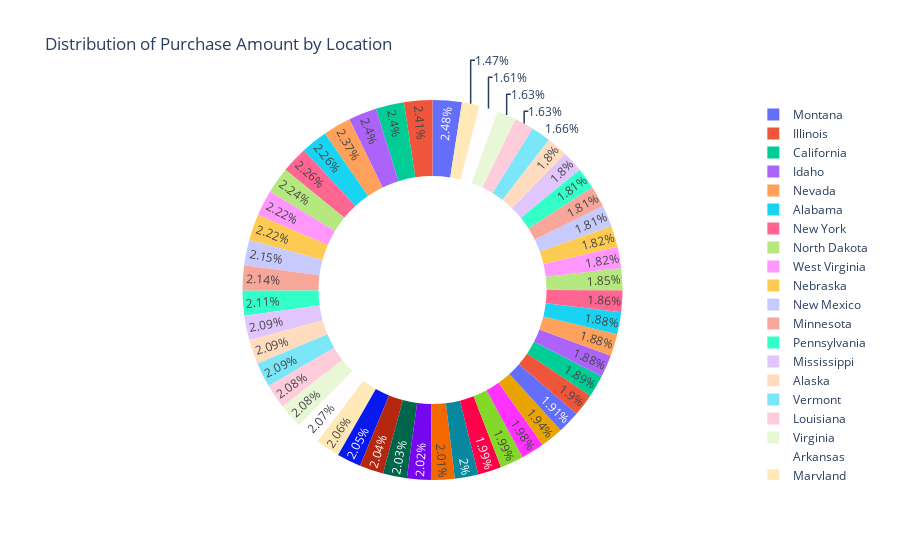

The cell this chart's notebook holds for it:
### Code cell
import plotly.graph_objects as go
df_agg = df_sales_loc.groupby("Location")["Purchase Amount (USD)"].sum().reset_index()
fig = go.Figure(data=[go.Pie(labels=df_agg["Location"], values=df_agg["Purchase Amount (USD)"], hole=0.6)])
fig.update_layout(title="Distribution of Purchase Amount by Location")
fig.show()

### Figure 1 — Plotly figure (JSON) as saved in the notebook; plotly's stock layout.template omitted (floating-point values rounded to 4 significant figures)
{"data": [{"hole": 0.6, "labels": ["Alabama", "Alaska", "Arizona", "Arkansas", "California", "Colorado", "Connecticut", "Delaware", "Florida", "Georgia", "Hawaii", "Idaho", "Illinois", "Indiana", "Iowa", "Kansas", "Kentucky", "Louisiana", "Maine", "Maryland", "Massachusetts", "Michigan", "Minnesota", "Mississippi", "Missouri", "Montana", "Nebraska", "Nevada", "New Hampshire", "New Jersey", "New Mexico", "New York", "North Carolina", "North Dakota", "Ohio", "Oklahoma", "Oregon", "Pennsylvania", "Rhode Island", "South Carolina", "South Dakota", "Tennessee", "Texas", "Utah", "Vermont", "Virginia", "Washington", "West Virginia", "Wisconsin", "Wyoming"], "type": "pie", "values": [5261, 4867, 4326, 4828, 5605, 4222, 4226, 4758, 3798, 4645, 3752, 5587, 5617, 4655, 4201, 3437, 4402, 4848, 4388, 4795, 4384, 4533, 4977, 4883, 4691, 5784, 5172, 5514, 4219, 3802, 5014, 5257, 4742, 5220, 4649, 4376, 4243, 4926, 3871, 4439, 4236, 4772, 4712, 4443, 4860, 4842, 4623, 5174, 4196, 4309]}], "layout": {"title": {"text": "Distribution of Purchase Amount by Location"}}}
